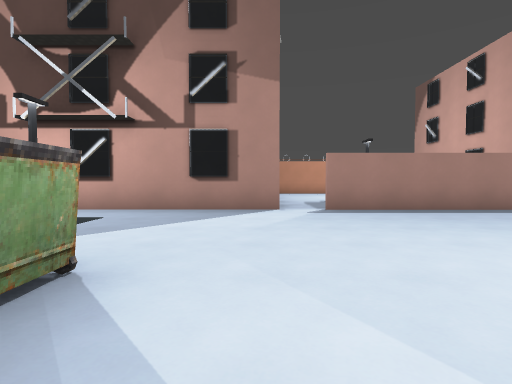
view 1 (above)

21 first-person views from a walk through a 3-D level made in the Godot game engine. The camera is 1.2 m above the floor, tilts 2° down and sees 80° across. The floor is counted in squares, 2 m on a side. Each view is taken from the middle of a square. On the plan, view 1 faces up. The plan holds only what a view shows up to about 9 squares ahead; the rest is blank. Door leaves are left out where a doorway can be walked through. Some surface patterns are stand-ins.

view 2
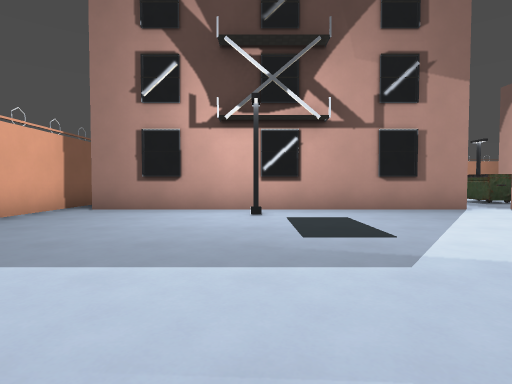

view 3
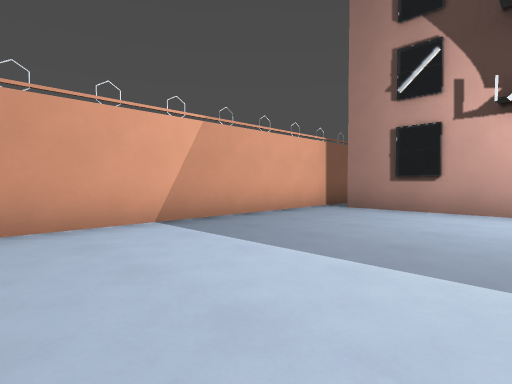

view 4
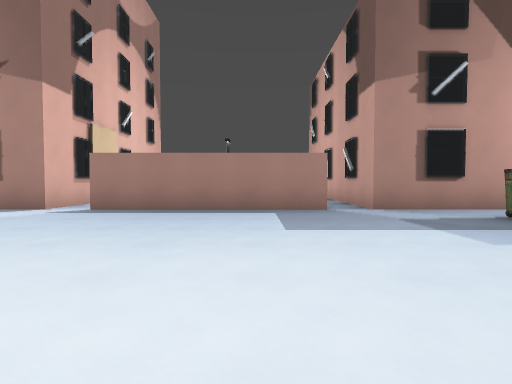

view 5
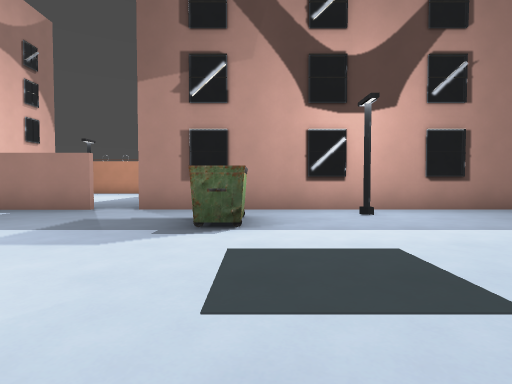

view 6
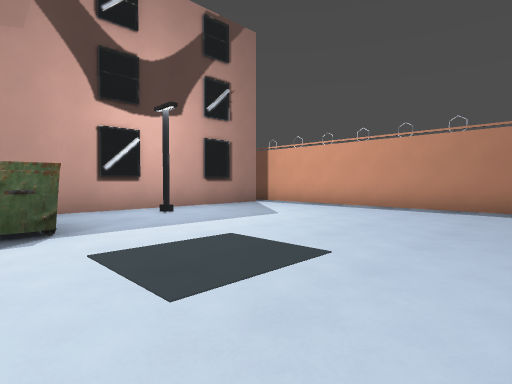

view 7
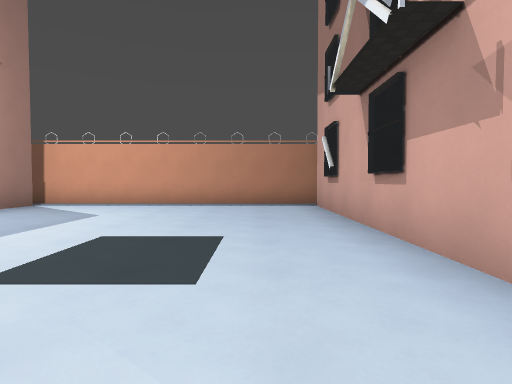

view 8
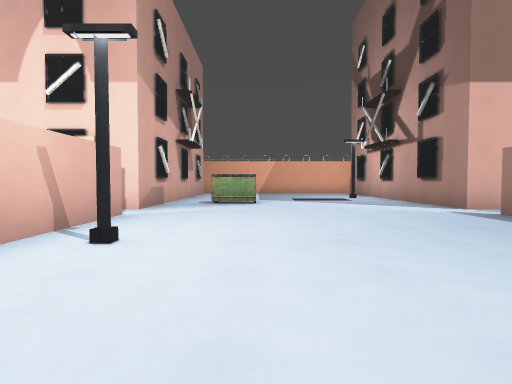

view 9
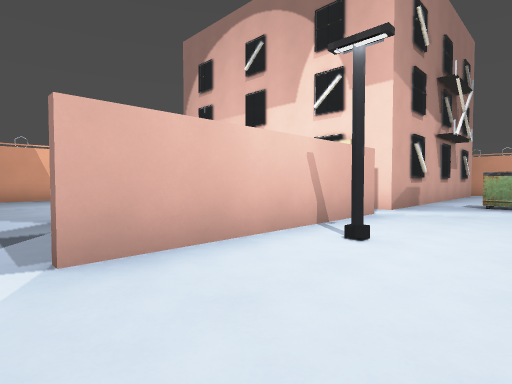

view 10
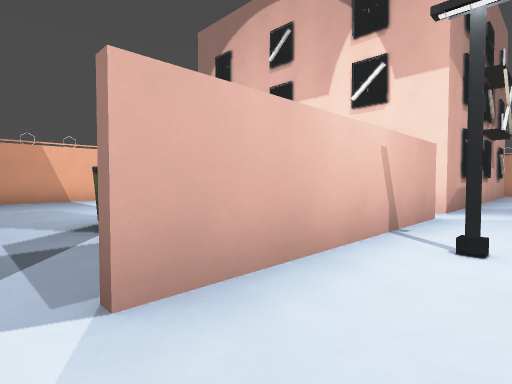

view 11
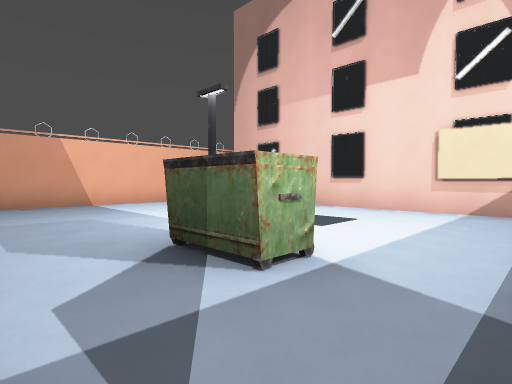

view 12
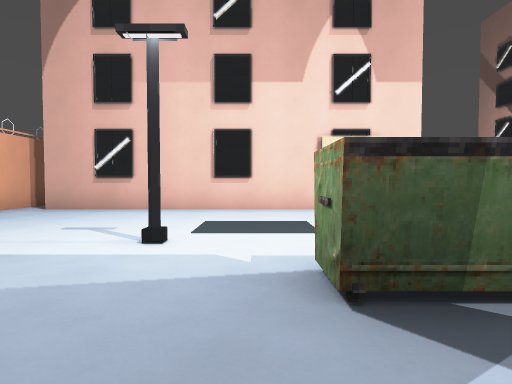

view 13
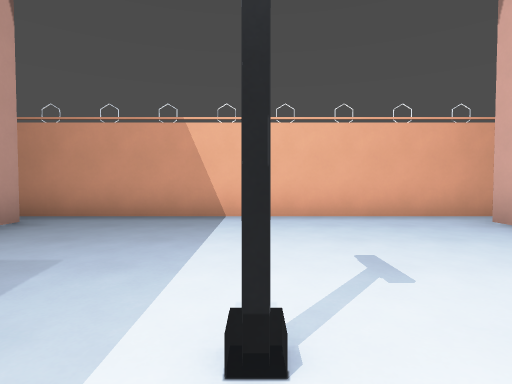

view 14
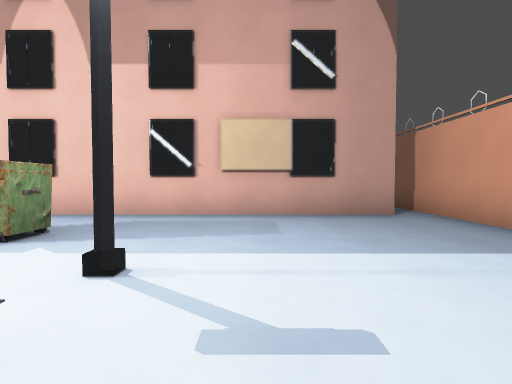

view 15
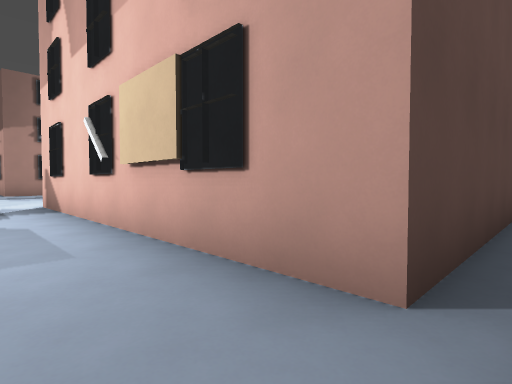

view 16
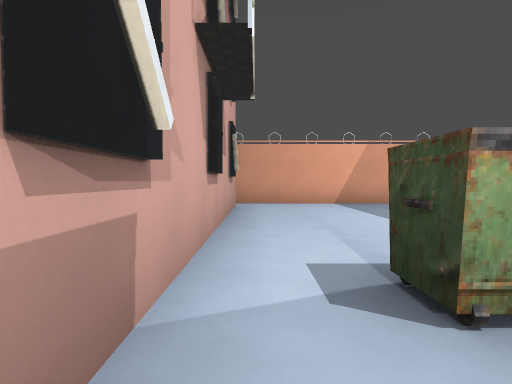

view 17
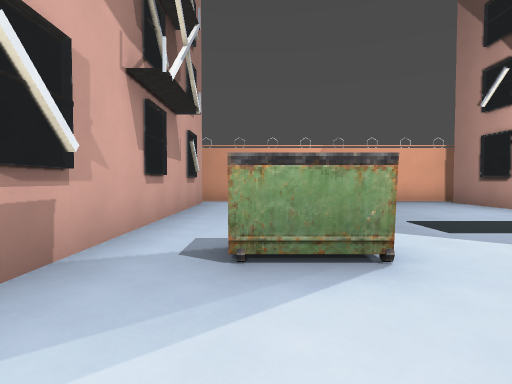

view 18
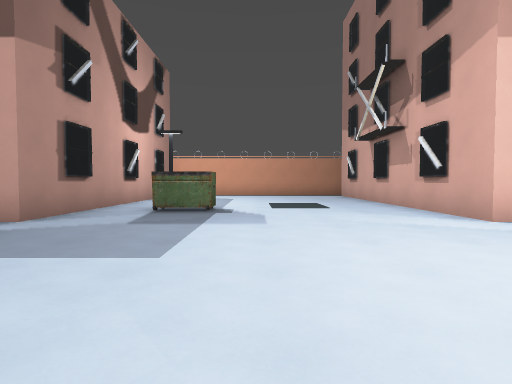

view 19
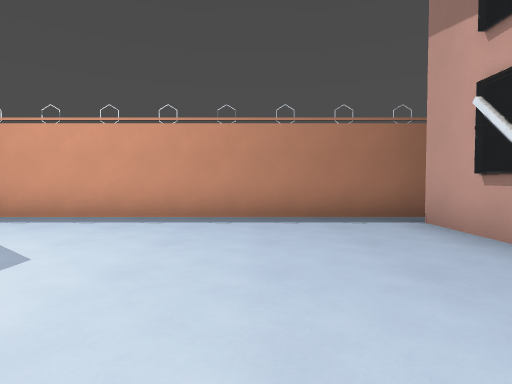

view 20
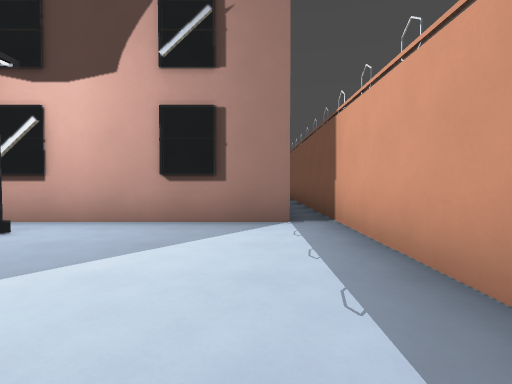

view 21
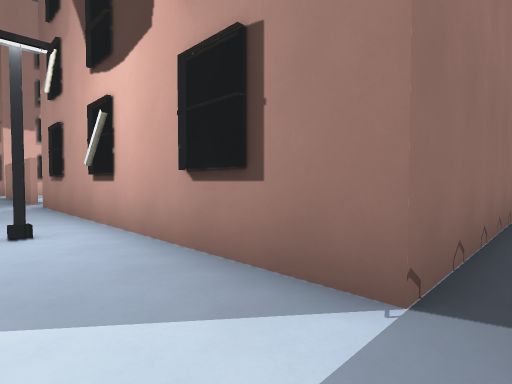

### Floor plan
Points are (right, up) in squares from view 1. A wall is a line through its corners. A room is listed if a view was taken in it or the views show most of it. See-through windows are left out.
Room 1 (views 1, 2, 3, 4, 5, 6, 7, 8, 9, 10, 11, 16, 17, 18, 19, 20, 21)
walls: (6.6, 6.5) (1.5, 6.5); (0.5, 6.5) (-7.5, 6.5); (1.4, -0.5) (6.5, -0.5); (7.5, -1.5) (7.5, -0.5) (15.5, -0.5); (-7.5, -0.5) (0.5, -0.5) (0.5, -1.5); (-8.2, 7.9) (-8.2, -0.6); (16.2, -1) (16.2, 10.9); (15.5, 10.8) (15.5, 6.5) (7.5, 6.5)
ways out: opening at (1, -1) to room 2; opening at (7, -1) to room 2; opening at (1, 6); opening at (7, 6); opening at (16, 0); open door at (16, 3)
objects: dumpster (-2, 1) to (-2, 2); dumpster (9, 4) to (9, 5)
Room 2 (views 12, 13, 14, 15)
walls: (0.4, -9.2) (9.1, -9.2); (0.5, -1.5) (0.5, -8.5); (11.8, -8.5) (7.5, -8.5) (7.5, -1.5)
ways out: opening at (1, -1) to room 1; opening at (7, -1) to room 1; opening at (0, -9)
objects: dumpster (5, -3)

Positions as (right, up) in squares from view 1, and headings:
1: (0, 0), facing up
2: (-4, 0), facing up
3: (-4, 0), facing up-left
4: (5, 0), facing up
5: (10, 0), facing up
6: (9, 0), facing up-right
7: (8, 1), facing right
8: (7, 2), facing left
9: (7, 2), facing down-left
10: (7, 1), facing down-left
11: (7, -1), facing down-left
12: (7, -4), facing left
13: (4, -4), facing down
14: (2, -6), facing right
15: (6, -9), facing up-right
16: (0, 0), facing left
17: (1, 1), facing left
18: (3, 3), facing right
19: (11, 2), facing right
20: (15, 2), facing up
21: (16, 5), facing up-left
